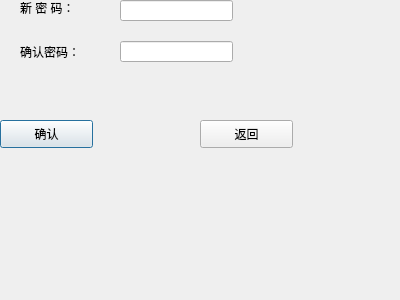
<?xml version="1.0" encoding="UTF-8"?>
<ui version="4.0">
 <class>changepwdDlg</class>
 <widget class="QDialog" name="changepwdDlg">
  <property name="geometry">
   <rect>
    <x>0</x>
    <y>0</y>
    <width>400</width>
    <height>300</height>
   </rect>
  </property>
  <property name="windowTitle">
   <string>Dialog</string>
  </property>
  <widget class="QPushButton" name="changepwdBtn">
   <property name="geometry">
    <rect>
     <x>0</x>
     <y>120</y>
     <width>93</width>
     <height>28</height>
    </rect>
   </property>
   <property name="text">
    <string>确认</string>
   </property>
  </widget>
  <widget class="QLineEdit" name="newpwdlineEdit">
   <property name="geometry">
    <rect>
     <x>120</x>
     <y>0</y>
     <width>113</width>
     <height>21</height>
    </rect>
   </property>
  </widget>
  <widget class="QPushButton" name="returnBtn">
   <property name="geometry">
    <rect>
     <x>200</x>
     <y>120</y>
     <width>93</width>
     <height>28</height>
    </rect>
   </property>
   <property name="text">
    <string>返回</string>
   </property>
  </widget>
  <widget class="QLabel" name="label">
   <property name="geometry">
    <rect>
     <x>20</x>
     <y>0</y>
     <width>72</width>
     <height>15</height>
    </rect>
   </property>
   <property name="text">
    <string>新 密 码：</string>
   </property>
  </widget>
  <widget class="QLineEdit" name="newpwdlineEdit_2">
   <property name="geometry">
    <rect>
     <x>120</x>
     <y>41</y>
     <width>113</width>
     <height>21</height>
    </rect>
   </property>
  </widget>
  <widget class="QLabel" name="label_2">
   <property name="geometry">
    <rect>
     <x>20</x>
     <y>44</y>
     <width>72</width>
     <height>16</height>
    </rect>
   </property>
   <property name="text">
    <string>确认密码：</string>
   </property>
  </widget>
 </widget>
 <resources/>
 <connections/>
</ui>
